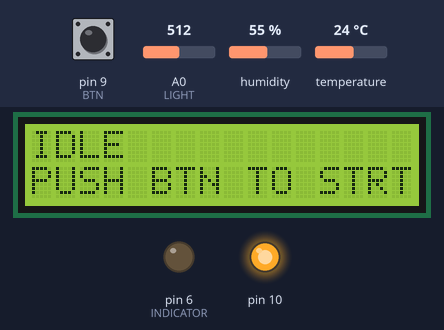
A sketch run on a simulated Arduino Uno, built with avr-gcc and run on an emulated ATmega328P. Parts: 16×2 character LCD, output pins drawn as LEDs (lit = HIGH). Dashed ring = blinking. Inputs (shaded band) come from the test bench; at power-on: pin 9 (BTN) LOW, A0 (LIGHT) = 512, humidity 55 %, temperature 24 °C. The local clock reads 2024-03-15 10:24:30 at power-on unless the sketch sets it; storage starts empty; what the sketch prints to the serial monitor is not drawn.

Above: at 1.4 s.
1.5 s: pin 9 (BTN) pulled HIGH for 0.15 s
At 2.4 s:
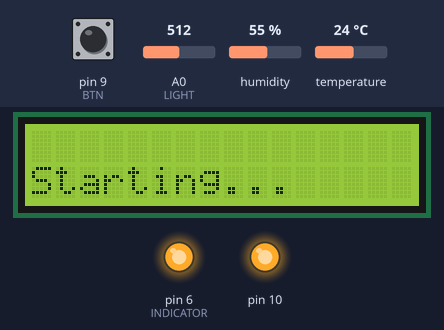
4.6 s: pin 9 (BTN) pulled HIGH for 1 s
At 5.0 s:
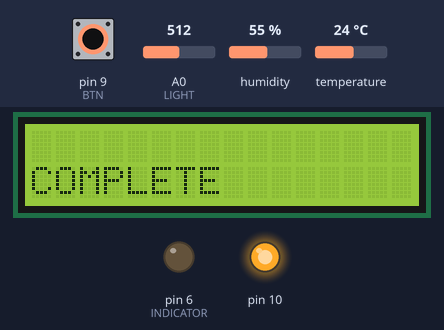
7.1 s: pin 9 (BTN) pulled HIGH for 3.2 s
At 10.6 s:
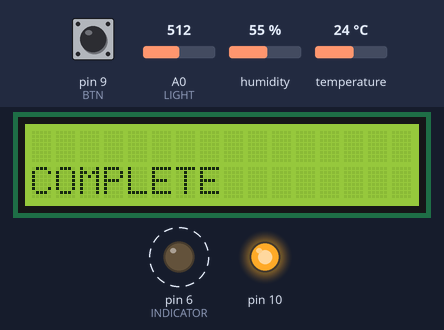
11.8 s: pin 9 (BTN) pulled HIGH for 0.15 s
At 26.4 s:
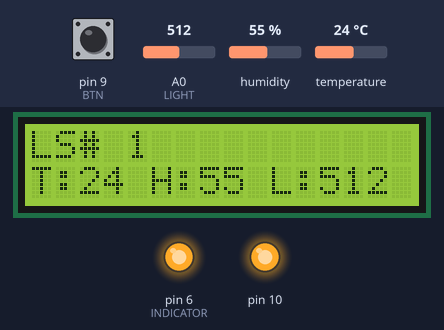
Timing chart, 0 to 27.9 s (numbered marks = the images above; inputs shaded):
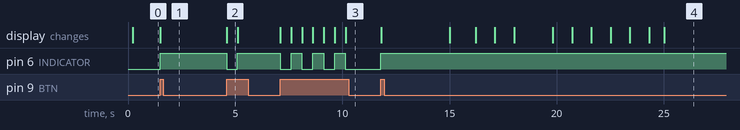

Measured:
- after the input at 1.5 s, pin 6 (INDICATOR): LOW → HIGH at once; the display: changes at once (image 1)
- after the input at 4.6 s, pin 6 (INDICATOR): HIGH → LOW at once, → HIGH 0.51 s later; the display: changes at once (image 2)
- after the input at 7.1 s, pin 6 (INDICATOR): alternates HIGH for 0.51 s and LOW for 0.51 s, 7 changes in all, then stays LOW, starting at once; the display: changes at once (image 3)
- after the input at 11.8 s, pin 6 (INDICATOR): LOW → HIGH at once; the display: first changes at once (image 4 shows a later state)
- what the display in image 2 shows lasts 0.5 s, from 4.6 s to 5.1 s

The sketch:

DataLogger.ino
```cpp
#include <DHT.h> //Temp sensor
#include <SPI.h> // File System
#include <SD.h>  // SD Card
#include <LiquidCrystal.h>  //Screen
#include <DS1302.h> //Clock

#define RST 2
#define DAT 3
#define CLK 5

#define DHTPIN A5
#define DHTTYPE DHT11
#define INDICATOR 6
#define LIGHT A0
#define BTN 9
#define RS 7
#define E 8
#define D4 A1
#define D5 A2
#define D6 A3
#define D7 A4

boolean setClock = false;

DS1302 rtc(RST, DAT, CLK);
LiquidCrystal lcd(RS, E, D4, D5, D6, D7);
DHT dht(DHTPIN, DHTTYPE);

char displayContent[2][17];
int counter = 0;
int displayState = 0;
boolean recording = false;
Time lastReadingTime(0,0,0,0,0,0,Time::kSunday);
String lastReading[3];
String fileName;

void setup() {
  Serial.begin(9600);

  //configure ethernet shield
  Serial.print("Disable Ethernet...");
  pinMode(10, OUTPUT);
  Serial.print("...");
  digitalWrite(10, HIGH);
  Serial.println("DONE");

  //init SD
  Serial.print("Initializing SD card communications...");
  if ( !SD.begin(4) ) {
    Serial.println("FAILED");
    return;
  }
  Serial.println("DONE");

  //Init Log file
  Serial.print("Searching for log file...");
  Time t = rtc.time();
  fileName = String(t.yr) + "-" + String(t.mon) + "-" + String(t.date) + "-DataLog.csv";
  Serial.print("file name: " + fileName + "...");
  //TODO figure out how to use fileName as a parameter
  if ( SD.exists("test.csv") ) {
    Serial.println("FOUND");
    Serial.print("Removing file...");
    SD.remove("test.csv");
    Serial.println("DONE");
  }else{
    Serial.println("DONE");
  }

  Serial.print("Creating new Log File...");
  File logFile = SD.open("test.csv", FILE_WRITE);
  Serial.print("...");
  if (logFile) {
    Serial.println("DONE");
    logFile.close();
  } else {
    Serial.println("ERROR");
  }

  //config various pins
  Serial.print("Setting pin modes...");
  pinMode(BTN, INPUT);
  Serial.print("...");
  pinMode(INDICATOR, OUTPUT);
  Serial.println("DONE");

  //set clock if selected
  if (setClock) {
    Serial.print("Setting Clock...");
    rtc.halt(false);
    rtc.writeProtect(false);
    Time t(2015, 10, 9, 12, 00, 00, Time::kFriday);
    rtc.time(t);
    Serial.println("DONE");
  }

  //init display
  lcd.begin(16,2);
  Serial.print("Initializing Display...");
  for( int i = 0; i < 2; i++) {
    for( int n = 0; n < 17; n++) {
      displayContent[i][n] = '-';
    }
  }
  push("IDLE");
  push("PUSH BTN TO STRT");
  Serial.println("DONE");
  Serial.println("SETUP COMPLETE");
}

void loop() {
  //check if the button is pressed and change
  int btn = digitalRead(BTN);
  //the state of the system accordingly
  if (btn && recording) {
    recording = false;
    digitalWrite(INDICATOR, LOW);
    push("");
    push("COMPLETE");
    delay(500);
  } else if (btn && !recording) {
    recording = true;
    digitalWrite(INDICATOR, HIGH);
    push("");
    push("Starting...");
    delay(500);
  }

  //ever 10 seconds
  if (millis()%5000==0) {
    //every 5 minutes if we're recording300000
    if ( recording && millis()%10000==0) {
      //write a reading to the log file
      recordReading();
      Serial.println(constructLogEntry());
      counter++;
      lastReadingTime = rtc.time();
    } else if ( recording ) {
      //otherwise just update the screen
      displayState = alternateActiveDisplay(displayState);
    }
  }

  //every half second update the time if it's the
  //current display on the unit
  if (millis()%900==0 && displayState) {
    if (recording) {
      updateActiveTime();
    }
  }
}

void updateActiveTime() {
  push("CT " + createDisplayTimeStamp(rtc.time()));
  push("LS " + createDisplayTimeStamp(lastReadingTime));
}

String createDisplayTimeStamp(Time t) {
  return
    makeDoubleDigit(t.yr - 2000) +
    makeDoubleDigit(t.mon) +
    makeDoubleDigit(t.date) +
    "-" +
    makeDoubleDigit(t.hr) +
    makeDoubleDigit(t.min) +
    makeDoubleDigit(t.sec);
}

String createLogTimeStamp(Time t) {
  return
    String(t.yr) +
    "-" +
    intToMonth(t.mon) +
    "-" +
    makeDoubleDigit(t.date) +
    " " +
    makeDoubleDigit(t.hr) +
    ":" +
    makeDoubleDigit(t.min) +
    ":" +
    makeDoubleDigit(t.sec);

}

int alternateActiveDisplay(int state) {
  if (state) {
    //show idle + msg
    push("LS# " + String(counter) );
    push(
      "T:" + lastReading[0] +
      " H:" + lastReading[1] +
      " L:" + lastReading[2]
    );
    state = 0;
  } else {
    //show idle + time
    updateActiveTime();
    state = 1;
  }
  return state;
}

String readTemp() {
  return String( (int) ( dht.readTemperature() + 0.5 ) );
}

String readHumidity() {
  return String( (int) ( dht.readHumidity() + 0.5 ) );
}

String readLight() {
  return String( (int) ( analogRead(LIGHT) + 0.5 ) );
}

String constructLogEntry() {
  return String(counter) + ", " +
  createLogTimeStamp(rtc.time()) + ", " +
  readTemp() + ", " + readHumidity() + ", " + readLight();
}

void recordReading() {
  String line = constructLogEntry();
  lastReading[0] = readTemp();
  lastReading[1] = readHumidity();
  lastReading[2] = readLight();
  File logFile = SD.open("test.csv");
  if (logFile) {
    Serial.println(line);
    logFile.println(line);
    logFile.close();
  } else {
    Serial.println("ERROR PRINTING TO FILE");
    return;
  }
}

void push(String text) {
  String(displayContent[1]).toCharArray( displayContent[0], 17 );
  //FIXME is buffering strings that are long enough
  //maybe try turning down to like 14
  //if ( sizeof(text)/sizeof(char)<16 ) {
  //  text = bufferString(text, '*');
  //}
  text.toCharArray( displayContent[1], 17 );

  lcd.clear();
  lcd.setCursor(0, 0);
  lcd.write(displayContent[0]);
  lcd.setCursor(0, 1);
  lcd.write(displayContent[1]);
}

String copyString(char arr[]) {
  int arrLength = sizeof(arr) / sizeof(char);
  char copy[arrLength];


  for (int i = 0; i < arrLength; i++ ) {
    copy[i] = arr[i];
  }
  return copy;
}

//FIXME is not centering text
String bufferString(String text, char bufferChar) {
  int textLength = sizeof(text) / sizeof(char);
  int space = 16 - textLength; //REMARK might be off by one
  String output = "";

  for (int i = 0; i < space / 2; i++) {
    output += String(bufferChar);
  }
  output += text;
  for (int i = 0; i < space / 2; i++) {
    output += String(bufferChar);
  }
  if (space % 2) output += String(bufferChar);
  return output;
}

String createTimeStampString(int year, int month, int day, int hour, int minute, int second) {
  String dateStr = String(year - 2000);
  dateStr += "-" + intToMonth(month) + "-" + String(day);
  String timeStr = String(hour) + ":" + String(minute) + ":" + String(second);
  return dateStr + " " + timeStr;
}

String makeDoubleDigit(int i) {
  if (i > 9) {
    return String(i);
  } else {
    String d = "0" + String(i);
    return d;
  }
}

String intToMonth(int m) {
  switch (m) {
    case 1:
      return "JAN";
    case 2:
      return "FEB";
    case 3:
      return "MAR";
    case 4:
      return "APR";
    case 5:
      return "MAY";
    case 6:
      return "JUN";
    case 7:
      return "JUL";
    case 8:
      return "AUG";
    case 9:
      return "SEP";
    case 10:
      return "OCT";
    case 11:
      return "NOV";
    case 12:
      return "DEC";
    default:
      return "ERR";
  }
}
```
